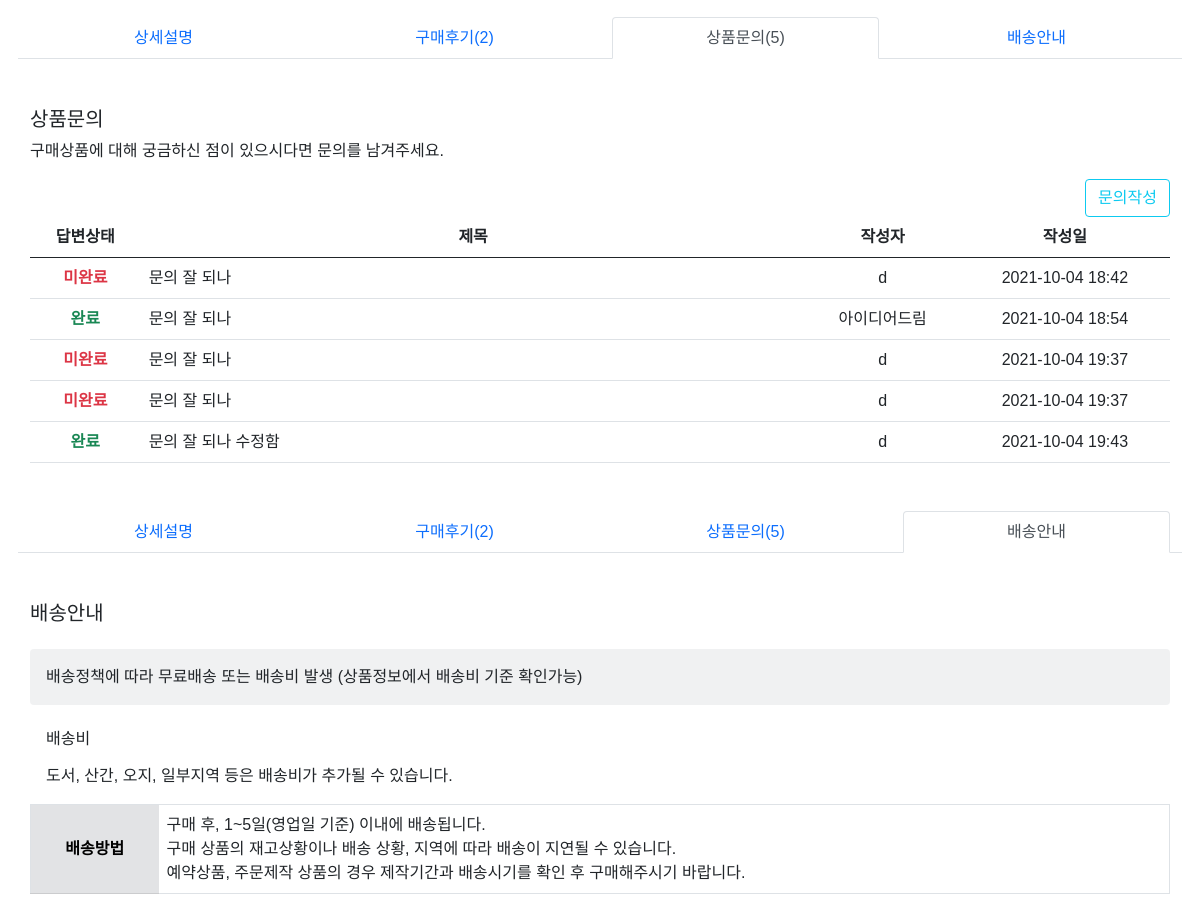
The app's page /product/knowledge/intellectualproperty/patent/Boxforpacking (middle part), older data.
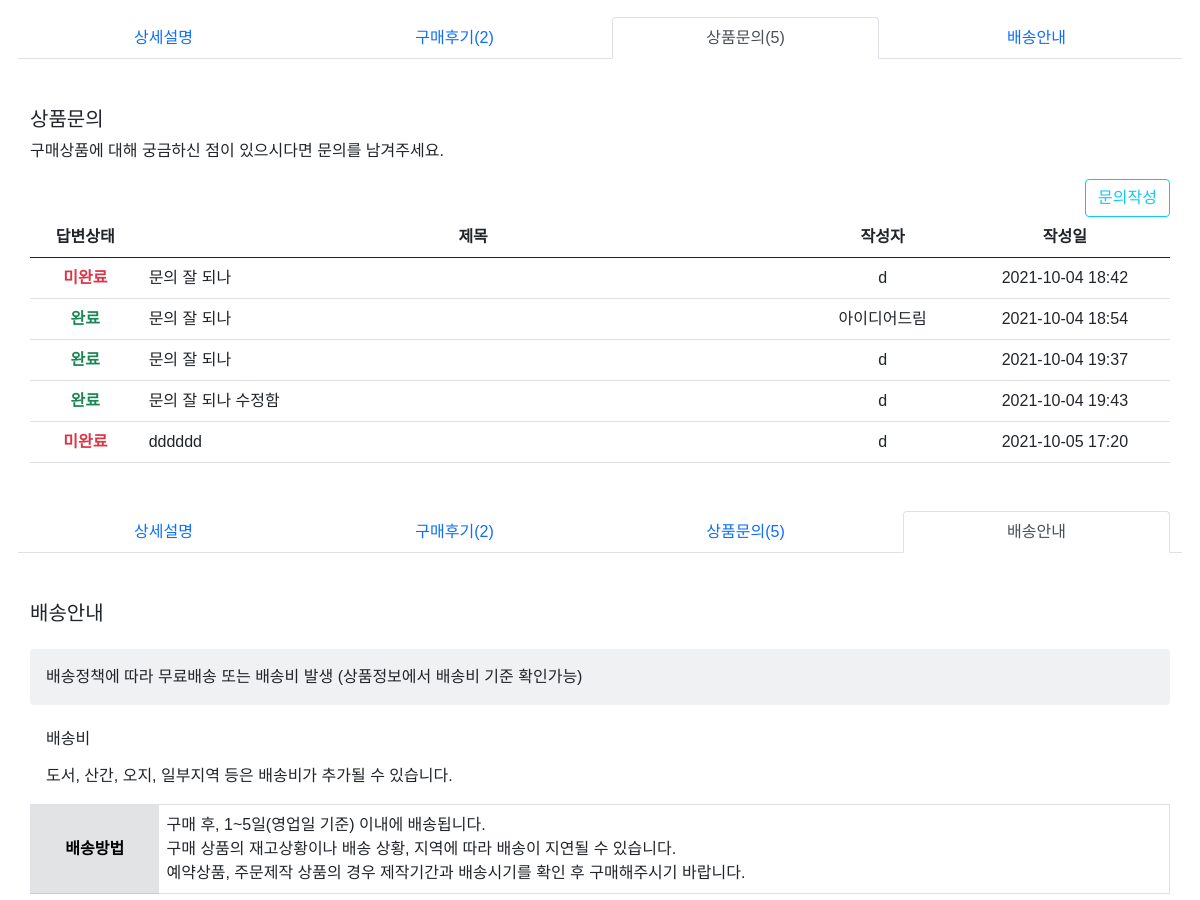
The same page, newer data.
### member/models.py (models this page shows, shortened)
class Product_qna(models.Model): #상품문의 정의
    Product=models.ForeignKey(Product,on_delete=CASCADE)
    QTitle=models.CharField(max_length=100,verbose_name='제목', db_index=True,default='')
    Question=models.TextField(max_length=10000, verbose_name='상품문의내용', db_index=True)
    Asker=models.ForeignKey(User,on_delete=CASCADE)
    Answer=models.TextField(max_length=10000, verbose_name='상품답변내용', null=True, db_index=True)
    QWriteday=models.DateTimeField(auto_now_add=True, verbose_name='작성일')
    class Meta:
        verbose_name = "상품문의"
        verbose_name_plural = "상품문의"

class User(models.Model): #회원테이블 정의
    Utype=models.CharField(max_length=7, verbose_name='회원유형', choices=(('normal','일반회원'),('company','기업회원')))
    UID=models.CharField(max_length=20, verbose_name='아이디', unique=True,db_index = True)
    UPW=models.CharField(max_length=20, verbose_name='비밀번호')
    Unick=models.CharField(max_length=20, verbose_name='닉네임')
    Uname=models.CharField(max_length=12, verbose_name='이름')
    Ubrith=models.DateField(verbose_name='생년월일')
    Ugender=models.CharField(max_length=1, verbose_name='성별', choices=GENDERS)
    Unation=models.CharField(max_length=3, verbose_name='국가', choices=(('KR','대한민국'),('ETC','국외')))
    Utel=models.CharField(max_length=15, verbose_name='휴대전화번호')
    Uemail=models.EmailField(max_length=60, verbose_name='이메일')
    Upostcode=models.CharField(max_length=7, verbose_name='우편번호')
    Uaddress=models.CharField(max_length=200, verbose_name='주소')
    Usmsrecive=models.BooleanField(verbose_name='SMS동의여부', default=False)
    Umailrecive=models.BooleanField(verbose_name='이메일수신동의여부', default=False)
    Ucomtype=models.CharField(max_length=1, verbose_name='회사유형', null=True, choices=(('1','개인사업자'),('2','(주)주식회사'),('3','주식회사(주)'),('4','유한회사'),('5','사단법인'),('6','재단법인'),('7','학교'),('8','공공기관'),('9','기타')))
    Ucomname=models.CharField(max_length=15, verbose_name='회사명', null=True)
    Ucombid=models.CharField(max_length=12, verbose_name='사업자등록번호', null=True, unique=True, db_index = True)
    Ufoundername=models.CharField(max_length=12, verbose_name='대표자명', null=True)
    Ucomstyle=models.CharField(max_length=20, verbose_name='업태', null=True)
    Ucomsector=models.CharField(max_length=20, verbose_name='업종', null=True)
    Ucombrith=models.DateField(verbose_name='회사설립일', null=True, blank=True)
    Ufounderbrith=models.DateField(verbose_name='창업자 생년월일', null=True ,blank=True)
    Ufoundergender=models.CharField(max_length=1, verbose_name='창업자 성별', choices=GENDERS, null=True, blank=True)
    Ufoundyear=models.CharField(max_length=1, verbose_name='창업업력', null=True, choices=(('1','예비창업자'),('2','창업초기(3년 미만)'),('3','창업도약(4년 ~ 7년)'),('4','7년 이상')))
    Ucomdepart=models.CharField(max_length=1, verbose_name='창업분야', null=True, choices=(('1','제조'),('2','IT'),('3','도소매'),('4','서비스'),('5','사회적기업')))
    Uregisterday=models.DateTimeField(auto_now_add=True, verbose_name='등록일')
    class Meta:
        verbose_name = "회원"
        verbose_name_plural = "회원"

### member/views.py (the view, shortened to what this page needs)
# urls.py: path('product/<str:catbig>',views.poductview), #카테고리 및 상품 페이지 이동 라우팅
def poductview(req, catbig,catmid="",catsma="",prodname=""):
    tester=Prod_Categ_big.objects.filter(Code=catbig)
    if tester:
        tester2=Prod_Categ_mid.objects.filter(Code=catmid)
        tester3=Prod_Categ_sma.objects.filter(Code=catsma)
        tester4=Product.objects.filter(Code=prodname)
        if req.session.get('uid'):
            viewuser=User.objects.get(UID=req.session.get('uid'))
        else:
            viewuser=''
        catbig2=Prod_Categ_big.objects.order_by()
        catbig3=Prod_Categ_big.objects.get(Code=catbig)
        catmid2=catbig3.prod_categ_mid_set.all()
        if catmid!="" and tester2:
            obj=Prod_Categ_mid.objects.get(Code=catmid)
            catsma2=obj.prod_categ_sma_set.all()
            if catsma!="" and tester3:
                obj=Prod_Categ_sma.objects.get(Code=catsma)
                if prodname!="" and tester4:
                    obj=Product.objects.get(Code=prodname)
                    form = Writeproductqna(req.POST)
                    return render(req,'product.html',{'req':req,'proddetail':obj,'userexist':viewuser,'catbig':catbig2,'catmid':catmid2,'catsma':catsma2,'form':form})
                fiterprod=obj.product_set.all()
                return render(req,'product.html',{'req':req,'prodsma':obj,'userexist':viewuser,'catbig':catbig2,'catmid':catmid2,'catsma':catsma2,'prodfiter':fiterprod})
            fiterprod=obj.product_set.all()
            return render(req,'product.html',{'req':req,'prodmid':obj,'userexist':viewuser,'catbig':catbig2,'catmid':catmid2,'catsma':catsma2,'prodfiter':fiterprod})
        fiterprod=catbig3.product_set.all()
        return render(req,'product.html',{'req':req,'prodbig':catbig3,'userexist':viewuser,'catbig':catbig2,'catmid':catmid2,'prodfiter':fiterprod})
    messages.warning(req, '일치하는 대상이 없습니다. 메인페이지로 돌아갑니다.')
    return redirect('/')

### member/models.py (called while the page is built)
    def __str__(self):
        return self.Company

    def __str__(self):
        return self.Method

### member/templates/product.html (shortened to what the changed rows need)
{% load static %}
{% load humanize %}
<!DOCTYPE html>
<html lang="ko">
    {% include 'head.html' %}
    <body>
        <section class="container-lg my-4 px-0" >
            {% if not proddetail %}
            <h4 class="p-2">{{prodbig}}{{prodmid.Big}}{{prodsma.Mid.Big}}</h4>
            <p class="F3 mx-4"><a class="p-2 {% if prodbig %}fw-bold{% endif %}" href="/product/{{prodbig.Code}}{{prodmid.Big.Code}}{{prodsma.Mid.Big.Code}}">전체</a>{% for i in catmid %}<a class="p-2 {% if i == prodmid or i == prodsma.Mid %}fw-bold{% endif %}" href="/product/{{prodbig.Code}}{{prodmid.Big.Code}}{{prodsma.Mid.Big.Code}}/{{i.Code}}">{{i.Name}}</a>{% endfor %}</p>
            {% if prodmid or prodsma %}
            <p class="F4 mx-2"><a class="p-2 {% if prodmid %}fw-bold{% endif %}" href="/product/{{prodmid.Big.Code}}{{prodsma.Mid.Big.Code}}/{{prodmid.Code}}{{prodsma.Mid.Code}}">전체</a>{% for i in catsma %}<a class="p-2 {% if i == prodsma %}fw-bold{% endif %}" href="/product/{{prodmid.Big.Code}}{{prodsma.Mid.Big.Code}}/{{i.Mid.Code}}/{{i.Code}}">{{i.Name}}</a>{% endfor %}</p>
            {% endif %}
            {% if prodbig %}{{prodbig.Intro | safe}}{% endif %}{% if prodmid %}{{prodmid.Intro | safe}}{% endif %}{% if prodsma %}{{prodsma.Intro | safe}}{% endif %}
            {% if not prodfiter %}
            <div class="d-flex align-items-center justify-content-center" style="height:50vh;">등록된 상품이 없습니다.</div>
            {% endif %}
            <div class="row px-0">
                {% for prodlist in prodfiter %}
                <div class="col-xl-3 col-lg-4 col-6 my-2 p-4">
                    <a href="/product/{{prodlist.Big.Code}}/{{prodlist.Mid.Code}}/{{prodlist.Sma.Code}}/{{prodlist.Code}}">
                    <img class="w-100" src="{{prodlist.product_thumb_set.first.image.url}}" height="300vh">
                    <p class="F4 orange text-start mt-2 m-0">{{prodlist.Seller}}</p>
                    <p class="F3 textcut w-100 text-start mb-1">{{prodlist.Name}}</p>
                    <p class="F4 row align-items-center m-0">
                        <span class="text-decoration-line-through text-start col p-0">{{prodlist.NormalPrice|intcomma}}원</span>
                        <span class="orange col-2 p-0">({{prodlist.Discount}}%)</span>
                        <span class="F2 text-end col-6 p-0"><strong>{{prodlist.EndPrice|intcomma}}원</strong></span>
                    </p></a>
                </div>
                {% endfor %}
            </div>
            {% else %}
                <article>
                    <div class="my-5">
                        <table class="table text-center" id="qnalist">
                            <thead>
                                <tr class="text-center">
                                    <th class="col">답변상태</th>
                                    <th class="col-7">제목</th>
                                    <th class="col">작성자</th>
                                    <th class="col">작성일</th>
                                </tr>
                            </thead>
                            <tbody>{% csrf_token %}
                            {% if proddetail.product_qna_set.all %}
                                {% for qnali in proddetail.product_qna_set.all %}
                                <tr>
                                    <th scope="row">{% if qnali.Answer == None %}<span class="fs-bold text-danger">미완료</span>{% else %}<span class="fs-bold text-success">완료</span>{% endif %}</th>
                                    <td class="text-start text-truncate"><a href="#qnalist" onclick="qnaview({{qnali.id}});">{{qnali.QTitle}}</a></td>
                                    <td>{{qnali.Asker.Unick}}</td>
                                    <td>{{qnali.QWriteday|date:"Y-m-d H:i"}}</td>
                                </tr>
                                {% endfor %}
                            {% else %}
                                <tr>
                                    <td class="text-center py-4" colspan="4">해당상품의 문의가 존재하지 않습니다.</td>
                                </tr>
                            {% endif %}
                            </tbody>
                        </table>
                    </div>
                    <div class="my-5" id="scrollspyHeading4">
                        <table class="table border my-3">
                            <tbody>
                                <tr>
                                    <th class="table-secondary text-center align-middle" scope="row">배송방법</th>
                                </tr>
                            </tbody>
                        </table>
                    </div>
                </article>
            {% endif %}
        </section>
    </body>
</html>

Row changes from the older to the newer data that the page shows:
removed Product_qna: shows "미완료", QTitle "문의 잘 되나", Asker.Unick "d", QWriteday "2021-10-04 19:37"
changed Product_qna (number 3 of 5 on the later page): Answer "미완료" → "완료"
added Product_qna: shows "미완료", QTitle "dddddd", Asker.Unick "d", QWriteday "2021-10-05 17:20"
